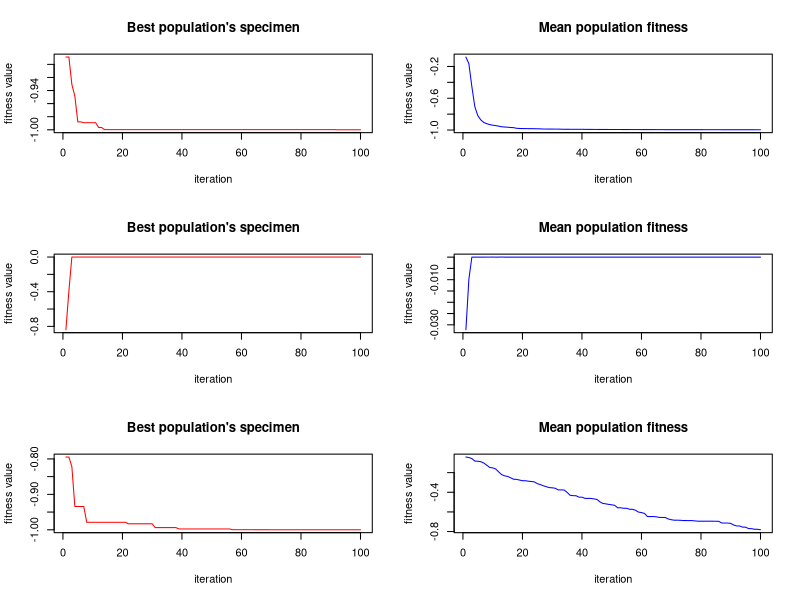

The R source for this figure:
ackley <- function(xx, a=20, b=0.2, c=2*pi)
{
  d <- length(xx)
  
  sum1 <- sum(xx^2)
  sum2 <- sum(cos(c*xx))

  term1 <- -a * exp(-b*sqrt(sum1/d))
  term2 <- -exp(sum2/d)

  y <- term1 + term2 + a + exp(1)
  return(y)
}

easom <- function(xx)
{
  x1 <- xx[1]
  x2 <- xx[2]
	
  fact1 <- -cos(x1)*cos(x2)
  fact2 <- exp(-(x1-pi)^2-(x2-pi)^2)
	
  y <- fact1*fact2
  return(y)
}

rosen <- function(xx)
{
  d <- length(xx)
  xi <- xx[1:(d-1)]
  xnext <- xx[2:d]
	
  sum <- sum(100*(xnext-xi^2)^2 + (xi-1)^2)
	
  y <- sum
  return(y)
}

griewank <- function(xx)
{
  ii <- c(1:length(xx))
  sum <- sum(xx^2/4000)
  prod <- prod(cos(xx/sqrt(ii)))
		
  y <- sum - prod + 1
  return(y)
}

fitnessFunction <- rosen;

x <- seq(0.5,9.5,0.2);
y <- seq(0.5,9.5,0.2);

m <- length(x); 
lgh <- length(y);
X <- matrix(rep(x,each=lgh),nrow=lgh);
Y <- matrix(rep(y,m),nrow=lgh);

n <- 2;
mi <- 40; 
ro <- 4; 
iterations <- 100;

c <- 1;
tauInit <- c / sqrt(2*n);
initPopulation <- matrix(0,mi,n+1);

for(i in 1:mi)
{
	for(j in 1:n)
	{
		initPopulation[i,j] <- X[sample(length(x), 1),sample(length(x), 1)];
	}
	initPopulation[i,3] = easom(c(initPopulation[i,1], initPopulation[i,2]));
}

lambda <- 40;
P <- initPopulation;
T <- matrix(0,lambda,n+1);
O <- matrix(0,lambda,n+1);

chartMinimum.plus <- matrix(0,1,iterations);
chartMean.plus <- matrix(0,1,iterations);

for(i in 1:iterations)
{    
	for(j in 1:lambda)
	{
		T[j,] <- P[sample(mi,1),];
	}
   
    parentsPopulation <- matrix(0,ro,n+1);
	
	for(j in 1:lambda)
	{
      	for(k in 1:ro)
		{
           	parentsPopulation[k,] <- T[sample(lambda,1)];
        }
       	for(k in 1:n)
		{
           	O[j,k] <- mean(parentsPopulation[,k]);
       	}
        
       	O[j,1] <- O[j,1] + 0.9 * tauInit * rnorm(1,0,1);
       	O[j,2] <- O[j,2] + 0.9 * tauInit * rnorm(1,0,1);
        
       	O[j,n+1] <- easom(c(O[j,1], O[j,2]));
	}
   	OP <- rbind(O,P);
   	sortedOP <- OP[order(OP[,n+1]),];
   	P <- sortedOP[1:mi,];
        
   	chartMinimum.plus[i] <- min(P[,n+1]);
	chartMean.plus[i] <- mean(P[,n+1]);   
}

distanceMatrix.plus <- matrix(0,mi,mi);
distanceCount.plus <- 0;
distanceSum.plus <- 0;

for(i in 1:mi)
{
   	for(j in 1:mi)
	{
     	distanceMatrix.plus[i,j] <- sqrt((P[i,1]-P[j,1])^2 + (P[i,2]-P[j,2])^2 + (P[i,3]-P[j,3])^2);
       	if (distanceMatrix.plus[i,j] > 0)
		{
            distanceSum.plus <- distanceMatrix.plus[i,j];
           	distanceCount.plus <- distanceCount.plus + 1;
        }
   	}
}
distance.plus <- distanceSum.plus/distanceCount.plus;
finalPopulation.plus <- P;

#coma

P <- initPopulation;
T <- matrix(0,lambda,n+1);
O <- matrix(0,lambda,n+1);

chartMinimum.comma <- matrix(0,1,iterations);
chartMean.comma <- matrix(0,1,iterations);

for(i in 1:iterations)
{    
	for(j in 1:lambda)
	{
		T[j,] <- P[sample(mi,1),];
	}
   
    parentsPopulation <- matrix(0,ro,n+1);
	
	for(j in 1:lambda)
	{
      	for(k in 1:ro)
		{
           	parentsPopulation[k,] <- T[sample(lambda,1)];
        }
       	for(k in 1:n)
		{
           	O[j,k] <- mean(parentsPopulation[,k]);
       	}
        
       	O[j,1] <- O[j,1] + 1.0 * tauInit * rnorm(1,0,1);
       	O[j,2] <- O[j,2] + 1.0 * tauInit * rnorm(1,0,1);
        
       	O[j,n+1] <- easom(c(O[j,1], O[j,2]));
	}
	
   	sortedO <- O[order(O[,n+1]),];
   	P <- sortedO[1:mi,];
        
   	chartMinimum.comma[i] <- min(P[,n+1]);
	chartMean.comma[i] <- mean(P[,n+1]);   
}

distanceMatrix.comma <- matrix(0,mi,mi);
distanceCount.comma <- 0;
distanceSum.comma <- 0;

for(i in 1:mi)
{
   	for(j in 1:mi)
	{
     	distanceMatrix.comma[i,j] <- sqrt((P[i,1]-P[j,1])^2 + (P[i,2]-P[j,2])^2 + (P[i,3]-P[j,3])^2);
       	if (distanceMatrix.comma[i,j] > 0)
		{
            distanceSum.comma <- distanceMatrix.comma[i,j];
           	distanceCount.comma <- distanceCount.comma + 1;
        }
   	}
}
distance.comma <- distanceSum.comma/distanceCount.comma;
finalPopulation.comma <- P;

#OPO

P <- initPopulation;
T <- matrix(0,1,n+1);

chartMinimum.opo <- matrix(0,1,iterations);
chartMean.opo <- matrix(0,1,iterations);

for(i in 1:iterations)
{    
    for(j in 1:mi)
	{
        T <- P[j,];
        for(k in 1:n)
		{
			T[k] <- T[k] + 1.0 * tauInit * rnorm(1,0,1);
		}
		T[n+1] <- easom(c(T[1],T[2]));

		if(P[j,n+1] > T[n+1])
		{
			P[j,] <- T;
		}      
    }
    
    chartMinimum.opo[i] <- min(P[,n+1]);
    chartMean.opo[i] <- mean(P[,n+1]);      
}

distanceMatrix.opo <- matrix(0,mi,mi);
distanceCount.opo <- 0;
distanceSum.opo <- 0;

for(i in 1:mi)
{
   	for(j in 1:mi)
	{
     	distanceMatrix.opo[i,j] <- sqrt((P[i,1]-P[j,1])^2 + (P[i,2]-P[j,2])^2 + (P[i,3]-P[j,3])^2);
       	if (distanceMatrix.opo[i,j] > 0)
		{
            distanceSum.opo <- distanceMatrix.opo[i,j];
           	distanceCount.opo <- distanceCount.opo + 1;
        }
   	}
}
distance.opo <- distanceSum.opo/distanceCount.opo;
finalPopulation.opo <- P;

xplot <- 1:iterations;
par(mfrow=c(3,2))
plot(xplot,chartMinimum.plus,type = "l",col = "red",main = "Best population's specimen",xlab = "iteration",ylab = "fitness value");
plot(xplot,chartMean.plus,type = "l",col = "blue",main = "Mean population fitness",xlab = "iteration",ylab = "fitness value");
plot(xplot,chartMinimum.comma,type = "l",col = "red",main = "Best population's specimen",xlab = "iteration",ylab = "fitness value");
plot(xplot,chartMean.comma,type = "l",col = "blue",main = "Mean population fitness",xlab = "iteration",ylab = "fitness value");
plot(xplot,chartMinimum.opo,type = "l",col = "red",main = "Best population's specimen",xlab = "iteration",ylab = "fitness value");
plot(xplot,chartMean.opo,type = "l",col = "blue",main = "Mean population fitness",xlab = "iteration",ylab = "fitness value");

print(min(chartMinimum.plus));
print(min(chartMinimum.comma));
print(min(chartMinimum.opo));
print(distance.plus);
print(distance.comma);
print(distance.opo);
